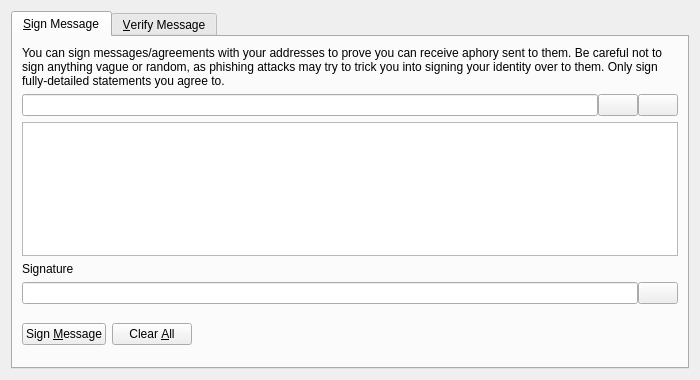
<?xml version="1.0" encoding="UTF-8"?>
<ui version="4.0">
 <class>SignVerifyMessageDialog</class>
 <widget class="QDialog" name="SignVerifyMessageDialog">
  <property name="geometry">
   <rect>
    <x>0</x>
    <y>0</y>
    <width>700</width>
    <height>380</height>
   </rect>
  </property>
  <property name="windowTitle">
   <string>Signatures - Sign / Verify a Message</string>
  </property>
  <property name="modal">
   <bool>true</bool>
  </property>
  <layout class="QVBoxLayout" name="verticalLayout">
   <item>
    <widget class="QTabWidget" name="tabWidget">
     <property name="currentIndex">
      <number>0</number>
     </property>
     <widget class="QWidget" name="tabSignMessage">
      <attribute name="title">
       <string>&amp;Sign Message</string>
      </attribute>
      <layout class="QVBoxLayout" name="verticalLayout_SM">
       <item>
        <widget class="QLabel" name="infoLabel_SM">
         <property name="text">
          <string>You can sign messages/agreements with your addresses to prove you can receive aphory sent to them. Be careful not to sign anything vague or random, as phishing attacks may try to trick you into signing your identity over to them. Only sign fully-detailed statements you agree to.</string>
         </property>
         <property name="textFormat">
          <enum>Qt::PlainText</enum>
         </property>
         <property name="wordWrap">
          <bool>true</bool>
         </property>
        </widget>
       </item>
       <item>
        <layout class="QHBoxLayout" name="horizontalLayout_1_SM">
         <property name="spacing">
          <number>0</number>
         </property>
         <item>
          <widget class="QValidatedLineEdit" name="addressIn_SM">
           <property name="toolTip">
            <string>The Aphory address to sign the message with</string>
           </property>
          </widget>
         </item>
         <item>
          <widget class="QPushButton" name="addressBookButton_SM">
           <property name="toolTip">
            <string>Choose previously used address</string>
           </property>
           <property name="text">
            <string/>
           </property>
           <property name="icon">
            <iconset resource="../bitcoin.qrc">
             <normaloff>:/icons/address-book</normaloff>:/icons/address-book</iconset>
           </property>
           <property name="shortcut">
            <string>Alt+A</string>
           </property>
           <property name="autoDefault">
            <bool>false</bool>
           </property>
          </widget>
         </item>
         <item>
          <widget class="QPushButton" name="pasteButton_SM">
           <property name="toolTip">
            <string>Paste address from clipboard</string>
           </property>
           <property name="text">
            <string/>
           </property>
           <property name="icon">
            <iconset resource="../bitcoin.qrc">
             <normaloff>:/icons/editpaste</normaloff>:/icons/editpaste</iconset>
           </property>
           <property name="shortcut">
            <string>Alt+P</string>
           </property>
           <property name="autoDefault">
            <bool>false</bool>
           </property>
          </widget>
         </item>
        </layout>
       </item>
       <item>
        <widget class="QPlainTextEdit" name="messageIn_SM">
         <property name="toolTip">
          <string>Enter the message you want to sign here</string>
         </property>
        </widget>
       </item>
       <item>
        <widget class="QLabel" name="signatureLabel_SM">
         <property name="text">
          <string>Signature</string>
         </property>
         <property name="textFormat">
          <enum>Qt::PlainText</enum>
         </property>
        </widget>
       </item>
       <item>
        <layout class="QHBoxLayout" name="horizontalLayout_2_SM">
         <property name="spacing">
          <number>0</number>
         </property>
         <item>
          <widget class="QLineEdit" name="signatureOut_SM">
           <property name="font">
            <font>
             <italic>true</italic>
            </font>
           </property>
           <property name="readOnly">
            <bool>true</bool>
           </property>
          </widget>
         </item>
         <item>
          <widget class="QPushButton" name="copySignatureButton_SM">
           <property name="toolTip">
            <string>Copy the current signature to the system clipboard</string>
           </property>
           <property name="text">
            <string/>
           </property>
           <property name="icon">
            <iconset resource="../bitcoin.qrc">
             <normaloff>:/icons/editcopy</normaloff>:/icons/editcopy</iconset>
           </property>
           <property name="autoDefault">
            <bool>false</bool>
           </property>
          </widget>
         </item>
        </layout>
       </item>
       <item>
        <layout class="QHBoxLayout" name="horizontalLayout_3_SM">
         <item>
          <widget class="QPushButton" name="signMessageButton_SM">
           <property name="toolTip">
            <string>Sign the message to prove you own this Aphory address</string>
           </property>
           <property name="text">
            <string>Sign &amp;Message</string>
           </property>
           <property name="icon">
            <iconset resource="../bitcoin.qrc">
             <normaloff>:/icons/edit</normaloff>:/icons/edit</iconset>
           </property>
           <property name="autoDefault">
            <bool>false</bool>
           </property>
          </widget>
         </item>
         <item>
          <widget class="QPushButton" name="clearButton_SM">
           <property name="toolTip">
            <string>Reset all sign message fields</string>
           </property>
           <property name="text">
            <string>Clear &amp;All</string>
           </property>
           <property name="icon">
            <iconset resource="../bitcoin.qrc">
             <normaloff>:/icons/remove</normaloff>:/icons/remove</iconset>
           </property>
           <property name="autoDefault">
            <bool>false</bool>
           </property>
          </widget>
         </item>
         <item>
          <spacer name="horizontalSpacer_1_SM">
           <property name="orientation">
            <enum>Qt::Horizontal</enum>
           </property>
           <property name="sizeHint" stdset="0">
            <size>
             <width>40</width>
             <height>48</height>
            </size>
           </property>
          </spacer>
         </item>
         <item>
          <widget class="QLabel" name="statusLabel_SM">
           <property name="font">
            <font>
             <weight>75</weight>
             <bold>true</bold>
            </font>
           </property>
           <property name="text">
            <string/>
           </property>
           <property name="wordWrap">
            <bool>true</bool>
           </property>
          </widget>
         </item>
         <item>
          <spacer name="horizontalSpacer_2_SM">
           <property name="orientation">
            <enum>Qt::Horizontal</enum>
           </property>
           <property name="sizeHint" stdset="0">
            <size>
             <width>40</width>
             <height>48</height>
            </size>
           </property>
          </spacer>
         </item>
        </layout>
       </item>
      </layout>
     </widget>
     <widget class="QWidget" name="tabVerifyMessage">
      <attribute name="title">
       <string>&amp;Verify Message</string>
      </attribute>
      <layout class="QVBoxLayout" name="verticalLayout_VM">
       <item>
        <widget class="QLabel" name="infoLabel_VM">
         <property name="text">
          <string>Enter the receiver's address, message (ensure you copy line breaks, spaces, tabs, etc. exactly) and signature below to verify the message. Be careful not to read more into the signature than what is in the signed message itself, to avoid being tricked by a man-in-the-middle attack. Note that this only proves the signing party receives with the address, it cannot prove sendership of any transaction!</string>
         </property>
         <property name="textFormat">
          <enum>Qt::PlainText</enum>
         </property>
         <property name="alignment">
          <set>Qt::AlignLeading|Qt::AlignLeft|Qt::AlignTop</set>
         </property>
         <property name="wordWrap">
          <bool>true</bool>
         </property>
        </widget>
       </item>
       <item>
        <layout class="QHBoxLayout" name="horizontalLayout_1_VM">
         <property name="spacing">
          <number>0</number>
         </property>
         <item>
          <widget class="QValidatedLineEdit" name="addressIn_VM">
           <property name="toolTip">
            <string>The Aphory address the message was signed with</string>
           </property>
          </widget>
         </item>
         <item>
          <widget class="QPushButton" name="addressBookButton_VM">
           <property name="toolTip">
            <string>Choose previously used address</string>
           </property>
           <property name="text">
            <string/>
           </property>
           <property name="icon">
            <iconset resource="../bitcoin.qrc">
             <normaloff>:/icons/address-book</normaloff>:/icons/address-book</iconset>
           </property>
           <property name="shortcut">
            <string>Alt+A</string>
           </property>
           <property name="autoDefault">
            <bool>false</bool>
           </property>
          </widget>
         </item>
        </layout>
       </item>
       <item>
        <widget class="QPlainTextEdit" name="messageIn_VM"/>
       </item>
       <item>
        <widget class="QValidatedLineEdit" name="signatureIn_VM"/>
       </item>
       <item>
        <layout class="QHBoxLayout" name="horizontalLayout_2_VM">
         <item>
          <widget class="QPushButton" name="verifyMessageButton_VM">
           <property name="toolTip">
            <string>Verify the message to ensure it was signed with the specified Aphory address</string>
           </property>
           <property name="text">
            <string>Verify &amp;Message</string>
           </property>
           <property name="icon">
            <iconset resource="../bitcoin.qrc">
             <normaloff>:/icons/transaction_0</normaloff>:/icons/transaction_0</iconset>
           </property>
           <property name="autoDefault">
            <bool>false</bool>
           </property>
          </widget>
         </item>
         <item>
          <widget class="QPushButton" name="clearButton_VM">
           <property name="toolTip">
            <string>Reset all verify message fields</string>
           </property>
           <property name="text">
            <string>Clear &amp;All</string>
           </property>
           <property name="icon">
            <iconset resource="../bitcoin.qrc">
             <normaloff>:/icons/remove</normaloff>:/icons/remove</iconset>
           </property>
           <property name="autoDefault">
            <bool>false</bool>
           </property>
          </widget>
         </item>
         <item>
          <spacer name="horizontalSpacer_1_VM">
           <property name="orientation">
            <enum>Qt::Horizontal</enum>
           </property>
           <property name="sizeHint" stdset="0">
            <size>
             <width>40</width>
             <height>48</height>
            </size>
           </property>
          </spacer>
         </item>
         <item>
          <widget class="QLabel" name="statusLabel_VM">
           <property name="font">
            <font>
             <weight>75</weight>
             <bold>true</bold>
            </font>
           </property>
           <property name="text">
            <string/>
           </property>
           <property name="wordWrap">
            <bool>true</bool>
           </property>
          </widget>
         </item>
         <item>
          <spacer name="horizontalSpacer_2_VM">
           <property name="orientation">
            <enum>Qt::Horizontal</enum>
           </property>
           <property name="sizeHint" stdset="0">
            <size>
             <width>40</width>
             <height>48</height>
            </size>
           </property>
          </spacer>
         </item>
        </layout>
       </item>
      </layout>
     </widget>
    </widget>
   </item>
  </layout>
 </widget>
 <customwidgets>
  <customwidget>
   <class>QValidatedLineEdit</class>
   <extends>QLineEdit</extends>
   <header>qt/qvalidatedlineedit.h</header>
  </customwidget>
 </customwidgets>
 <resources>
  <include location="../bitcoin.qrc"/>
 </resources>
 <connections/>
</ui>
